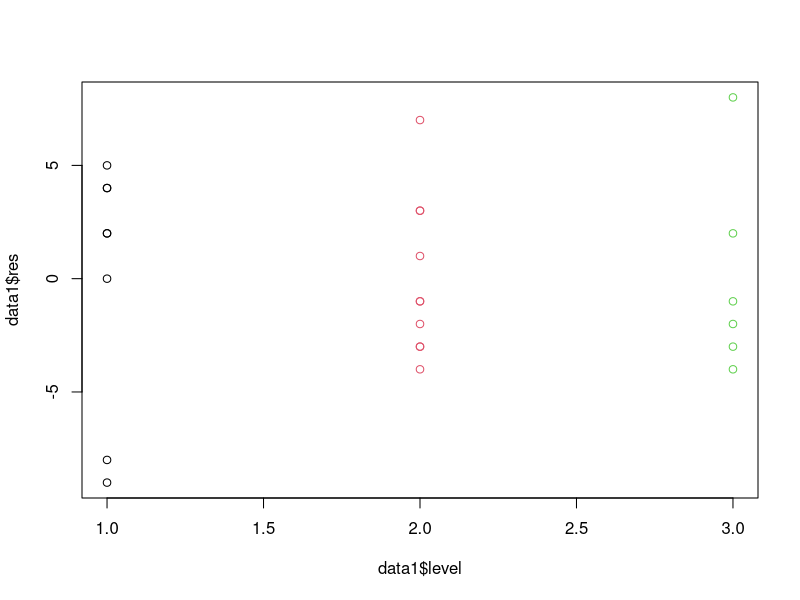

Write R code to recreate this figure.
# ======================================================================
# 17.27
# Get the meta data
data0 = read.table('CH16PR09.txt')

# Initialize the data
names(data0) = c('days','level','observation_numer')
head(data0)
sapply(data0, typeof)
data0$level = as.factor(data0$level)
qt
#a
# Write a function to get the precision conveniently
my_precision = function(a,m,n,t){
    # t is the multiplier of the n in the sample size of average group
    s0 = 4.5
    b = qt(1-a/2*m,(2+t)*n-3)
    s = sqrt(((t+1)/(t*n))*s0^2)
    M = b*s
    M
}
my_precision(0.1,2,8,t=2)
my_precision(0.1,2,9,t=2)
my_precision(0.1,2,10,t=2)
# n should be between 8 and 9, closer to 9, since n should be an integer, so n=8

#b
# when t==1
my_precision(0.1,2,8,t=1)
my_precision(0.1,2,9,t=1)
my_precision(0.1,2,10,t=1)
my_precision(0.1,2,11,t=1)
# n should be 11

# when t == 3
my_precision(0.1,2,11,t=3)
my_precision(0.1,2,8,t=3)
my_precision(0.1,2,7,t=3)
my_precision(0.1,2,6,t=3)
# n should be 7
# ============================================================================

# 18.6
# Get all the estimate and write them in the data frame:
data1 = data0
data1$fit = 0
c = tapply(data1$days,data1$level,mean)
data1$fit[which(data1$level==1)] = c[1]
data1$fit[which(data1$level==2)] = c[2]
data1$fit[which(data1$level==3)] = c[3]
data1$res = data1$days -data1$fit
data1$level = as.numeric(data1$level)
plot(data1$level,data1$res, col = data1$level)
